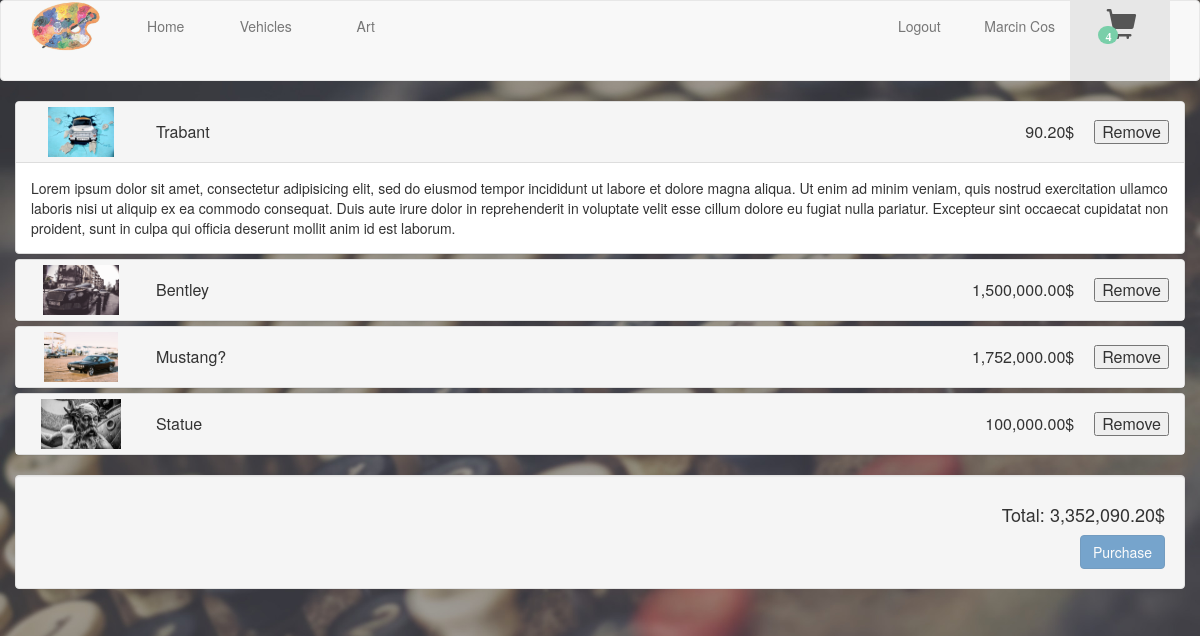
The page /basket.php (signed in) on the database its author committed.
### tables this page shows
CREATE TABLE `pictures` (
  `picID` bigint(20) NOT NULL AUTO_INCREMENT,
  `location` varchar(100) DEFAULT NULL,
  `name` varchar(50) DEFAULT NULL,
  `description` text,
  `price` decimal(13,2) DEFAULT NULL,
  PRIMARY KEY (`picID`)
);

### basket.php (the view, shortened to what this page needs)
<!DOCTYPE html>
<html lang="en">
<head>
  <link rel="stylesheet" href="css/styles.css">
</head>
<?php
function dbConnect ($servername = "localhost", $username = "root", $password = "", $db = "gallery") {
  $conn = mysqli_connect($servername, $username, $password, $db) or die("Connection failed: " . mysqli_connect_error());
  return $conn;
}
?>
<?php
  if (isset($_SESSION['loginErrors']) || sizeof($_SESSION['createErrors']) > 0) {
    echo "<body id='basket-page' class='modal-open' style='padding-right: 17px;'>";
  } else {
    echo "<body id='basket-page'>";
  }
?>
  <nav class="navbar navbar-default">
    <div class="container">
      <div class="navbar-header">
        <a class="navbar-brand" href="index.php"><img src="./img/palete_small_t.png" alt="Art!"></a>
      </div>
      <div class="collapse navbar-collapse" id="navbar-collapse">
        <ul class="nav navbar-nav">
          <li><a href="index.php">Home <span class="sr-only">(current)</span></a></li>
          <li><a href="vehicles.php">Vehicles</a></li>
          <li><a href="art.php">Art</a></li>
        </ul>
        <ul class="nav navbar-nav navbar-right">
          <?php
            if (isset($_SESSION['user'])) {
              $user = $_SESSION['user'];
              $in_basket = $_SESSION['in_basket'];
              echo "<li class='nav-post-link'>
                      <a href='#'>
                        <form method='post'>
                          <input href='#' type='submit' name='logout' value='Logout'>
                        </form>
                      </a>
                    </li>
                    <li>
                      <a href='#'>$user</a>
                    </li>
                    <li id='basket' class='active'>
                      <a href='basket.php'>";
              if ($in_basket > 0) {
                echo "<span class='glyphicon glyphicon-shopping-cart'><span
                        class='badge'>$in_basket</span>
                      </span>";
              } else {
                echo "<span class='glyphicon glyphicon-shopping-cart'></span>";
              };
              echo "</a></li>";
            } else {
              echo "<li><a href='#' data-toggle='modal' data-target='#loginModal'>Login</a></li>
                    <li><a href='#' data-toggle='modal' data-target='#createAccountModal'>Create account</a></li>";
            };
          ?>
        </ul>
      </div>
    </div>
  </nav>
  <main>
    <div class="container">
      <div class="row">
        <div class="panel-group" id="accordion" role="tablist" aria-multiselectable="true">
        <?php
        if (isset($_SESSION['userID'])) {
          $conn = dbConnect();
          $userID = $_SESSION['userID'];
          $sql = "SELECT pictures.* FROM pictures, basket WHERE basket.personID = '$userID' AND pictures.picID = basket.picID;";
          $result = mysqli_query($conn, $sql);
          if (mysqli_num_rows($result) > 0) {
            $counter = 0;
            $totalPrice = 0;
            while ($row = mysqli_fetch_assoc($result)) {
              $picID = $row['picID'];
              $elementID = "menuElement$picID";
              $picName = $row['name'];
              $picture = $row['location'];
              $description = $row['description'];
              $price = $row['price'];
              $displayPrice = number_format($row['price'], 2);
              $linkClass = $counter > 0 ? 'collapsed' : '';
              $tabClass = $counter > 0 ? 'collapse' : 'collapse in';
              $expanded = $counter > 0 ? 'false' : 'true';
              echo "
                <div class='panel panel-default'>
                  <div class='panel-heading' role='tab'>
                    <h4 class='panel-title'>
                      <a class='$linkClass' role='button' data-toggle='collapse' data-parent='#accordion'
                          href='#$elementID' aria-expanded='$expanded' aria-controls='$elementID'>
                        <span><img src='$picture'></span><span>$picName</span><span>$displayPrice$</span>
                      </a>
                      <form action='basket.php' method='post'>
                        <button type='Submit' name='basketRemove' value='$picID'>Remove</button>
                      </form>
                    </h4>
                  </div>
                  <div id='$elementID' class='panel-collapse $tabClass' role='tabpanel'>
                    <div class='panel-body'>
                      $description
                    </div>
                  </div>
                </div>";
              $totalPrice += $price;
              $counter++;
            };
          };
          $displayTotalPrice = number_format($totalPrice, 2);
          echo "<div class='well'>
                  <h4 class='text-right'>Total: $displayTotalPrice$</h4>
                  <button class='btn btn-primary pull-right' disabled>Purchase</button>
                  <div class='clearfix'></div>
                </div>";
        }
        ?>
        </div>
      </div>
    </div>
  </main>
</body>
</html>

### rows shown on the page
pictures: location (picture), name "Trabant", price "90.20", $picID 1 (drawn), description "Lorem ipsum dolor sit amet, consectetur adipisicing elit, sed do eiusmod tempor incididunt ut labore et dolore magna aliqua. Ut enim ad minim veniam, quis nostrud exercitation ullamco laboris nisi ut aliquip ex ea commodo consequat. Duis aute irure dolor in reprehenderit in voluptate velit esse cillum dolore eu fugiat nulla pariatur. Excepteur sint occaecat cupidatat non proident, sunt in culpa qui officia deserunt mollit anim id est laborum."
pictures: location (picture), name "Bentley", price "1,500,000.00", $picID 11 (drawn)
pictures: location (picture), name "Mustang?", price "1,752,000.00", $picID 16 (drawn)
pictures: location (picture), name "Statue", price "100,000.00", $picID 9 (drawn)

### other values the page prints
$user "Marcin Cos"
$in_basket "4"
$displayTotalPrice "3,352,090.20"
